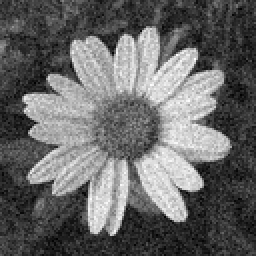
%> input picture Tutorial1/report/images/flower_gaussian_0.2.png, 128 x 128 px, shrunk from 250 x 250 before the run (shown 2 times larger)
$ octave CannyDetector.m   (GNU Octave 9; MATLAB toolbox functions it lacks are replaced by stand-ins)
%> lines starting %> are read from the running program, lines starting %| are printed output that depends on the picture
### Tutorial1/src/gaussianSmoothing.m
function gsImg = gaussianSmoothing(img,sigma,x,y)
    newX = x-1; newY = y-1;
    [rows, columns, ~] = size(img);

    %Create kernel window with given inputs
    %w = fspecial('gaussian',x,sigma);
    w = ones(newX,newX);
    for x1 = (-newX/2):(newX/2)
        for y1 = (-newY/2):(newY/2)
            w(x1+(newX/2)+1,y1+(newY/2)+1) = (1/(2*pi*sigma^2))*exp(-(x1^2+y1^2)/(2*sigma^2));
        end
    end

    %Normalize Window
    normW = w ./ sum(sum(w));

    %Smooth image with gaussian filter
    %gsImg = imfilter(img, normW, 'replicate'); %replicate circular symmetric 0

    gsImg = zeros(rows,columns);
    sizeK = floor(x/2);
    for i = (1+sizeK):(columns-sizeK)
        for j = (1+sizeK):(rows-sizeK)
            for u = -sizeK:sizeK
                for v = -sizeK:sizeK
                    gsImg(i,j) = gsImg(i,j) + normW(u+1+sizeK,v+1+sizeK) * img(i-u,j-v);
                end
            end
        end
    end

end

% [15 lines of commented-out code are left out]

### Tutorial1/src/gradient.m
function [G,theta] = gradient(img)


    %Sobel kernels
    Kx = [-1 0 1; -2 0 2; -1 0 1];
    Ky = [-1 -2 -1; 0 0 0; 1 2 1];

    %convolution
    %Ix = conv2(img,Kx);
    %Iy = conv2(img,Ky);

    [rows, columns, ~] = size(img);

    %convolution x axis
    Ix = zeros(rows,columns);
    for i = 2:(columns-1)
        for j = 2:(rows-1)
            for u = -1:1
                for v = -1:1
                    Ix(i,j) = Ix(i,j) + Kx(u+2,v+2) * img(i-u,j-v);
                end
            end
        end
    end

    %convolution y axis
    Iy = zeros(rows,columns);
    for i = 2:(columns-1)
        for j = 2:(rows-1)
            for u = -1:1
                for v = -1:1
                    Iy(i,j) = Iy(i,j) + Ky(u+2,v+2) * img(i-u,j-v);
                end
            end
        end
    end

    %figure, imshow(Ix);
    %figure, imshow(Iy);

    G = hypot(Ix,Iy);
    G = G / max(max(G));
    theta = atan2(Iy, Ix);

    %figure, imshow(G);
    %figure, imshow(theta);

end

### Tutorial1/src/CannyDetector.m

%Inputs
%img = imread('C:\Users\lpfer\Desktop\VC\Tutorial1\images\lena.jpg');
img = imread('C:\Users\lpfer\Desktop\VC\Tutorial1\images\flower_gaussian_0.2.png');
%> img is the input picture: size 128x128 uint8; min 0, max 255, mean 103
%img = imread('C:\Users\lpfer\Desktop\VC\Tutorial1\images\baboon.png', 'png');
gaussianImg = imnoise(img,'gaussian',0.01,0.001);
bwImg = im2double(im2gray(gaussianImg));
%figure,imshow(bwImg);
sigma = 1; %Larger sigma, better smoothing, more blur, less detailed image
x = 5; y = 5;

[rows, columns, ~] = size(bwImg);
%> rows = 128; columns = 128
newImg = zeros(rows+2*y, columns+2*x);
for i = (x+1):(columns+x-1)
    for j = (y+1):(rows+y-1)
        newImg(i,j) = bwImg(i-x+1,j-y+1);
    end
end
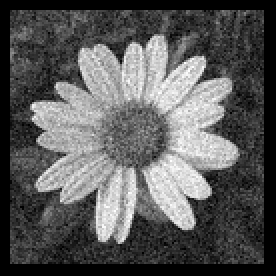
%> newImg: size 138x138 double (shown 2 times larger); min 0, max 1, mean 0.352
%figure,imshow(newImg);

%Gaussian_smoothing.m
gsImg = gaussianSmoothing(newImg,sigma,x,y);
%> after the loop in gaussianSmoothing, `for i = (1+sizeK):(columns-sizeK)`:
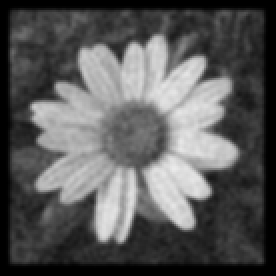
%> gsImg: size 138x138 double (shown 2 times larger); min 0, max 0.922, mean 0.352
%figure, imshow(gsImg);

%gradient.m
[G,theta] = gradient(gsImg);
%> after the loop in gradient, `for i = 2:(columns-1)`:
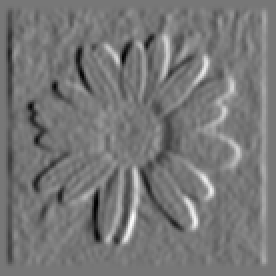
%> Ix: size 138x138 double (shown 2 times larger); min -1.69, max 1.92, mean -1.4e-19; drawn with min black and max white
%> after the loop in gradient, `for i = 2:(columns-1)`:
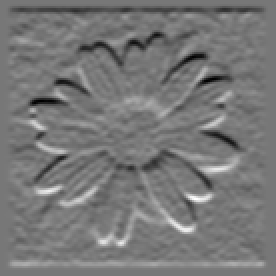
%> Iy: size 138x138 double (shown 2 times larger); min -1.65, max 1.86, mean 0; drawn with min black and max white
%> in gradient, `G = hypot(Ix,Iy);`:
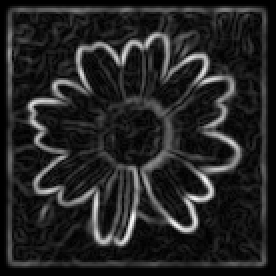
%> G: size 138x138 double (shown 2 times larger); min 0, max 1.99, mean 0.283; drawn with min black and max white
%> in gradient, `theta = atan2(Iy, Ix);`:
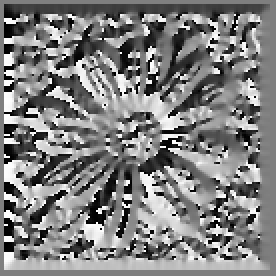
%> theta: size 138x138 double (shown 2 times larger); min -3.14, max 3.14, mean 0.0199; drawn with min black and max white
%figure, imshow(theta);
%figure, imshow(G);

%nonmax
%> (the run ends here)
